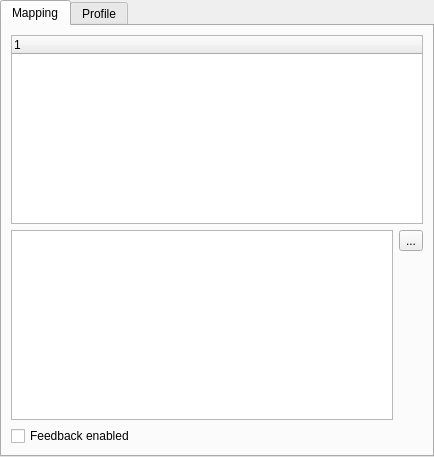
<?xml version="1.0" encoding="UTF-8"?>
<ui version="4.0">
 <class>InputPatchEditor</class>
 <widget class="QWidget" name="InputPatchEditor">
  <property name="geometry">
   <rect>
    <x>0</x>
    <y>0</y>
    <width>434</width>
    <height>457</height>
   </rect>
  </property>
  <property name="windowTitle">
   <string>Input patch editor</string>
  </property>
  <layout class="QGridLayout" name="gridLayout_3">
   <property name="margin">
    <number>0</number>
   </property>
   <property name="spacing">
    <number>0</number>
   </property>
   <item row="0" column="0" colspan="2">
    <widget class="QTabWidget" name="m_tab">
     <property name="currentIndex">
      <number>0</number>
     </property>
     <widget class="QWidget" name="Mapping">
      <attribute name="title">
       <string>Mapping</string>
      </attribute>
      <layout class="QGridLayout" name="gridLayout_2">
       <item row="0" column="0" colspan="3">
        <widget class="QTreeWidget" name="m_mapTree">
         <property name="sizePolicy">
          <sizepolicy hsizetype="Expanding" vsizetype="Expanding">
           <horstretch>0</horstretch>
           <verstretch>0</verstretch>
          </sizepolicy>
         </property>
         <column>
          <property name="text">
           <string notr="true">1</string>
          </property>
         </column>
        </widget>
       </item>
       <item row="1" column="0" rowspan="2" colspan="2">
        <widget class="QTextBrowser" name="m_infoBrowser">
         <property name="sizePolicy">
          <sizepolicy hsizetype="Expanding" vsizetype="Expanding">
           <horstretch>0</horstretch>
           <verstretch>0</verstretch>
          </sizepolicy>
         </property>
        </widget>
       </item>
       <item row="1" column="2">
        <widget class="QToolButton" name="m_configureButton">
         <property name="text">
          <string notr="true">...</string>
         </property>
         <property name="icon">
          <iconset resource="qlcui.qrc">
           <normaloff>:/configure.png</normaloff>:/configure.png</iconset>
         </property>
         <property name="iconSize">
          <size>
           <width>32</width>
           <height>32</height>
          </size>
         </property>
        </widget>
       </item>
       <item row="2" column="2">
        <spacer name="verticalSpacer">
         <property name="orientation">
          <enum>Qt::Vertical</enum>
         </property>
         <property name="sizeHint" stdset="0">
          <size>
           <width>20</width>
           <height>109</height>
          </size>
         </property>
        </spacer>
       </item>
       <item row="3" column="0">
        <widget class="QCheckBox" name="m_feedbackEnabledCheck">
         <property name="toolTip">
          <string>Send feedback data to the input universe for moving e.g. motorized sliders.</string>
         </property>
         <property name="text">
          <string>Feedback enabled</string>
         </property>
        </widget>
       </item>
      </layout>
     </widget>
     <widget class="QWidget" name="Profile">
      <attribute name="title">
       <string>Profile</string>
      </attribute>
      <layout class="QGridLayout" name="gridLayout">
       <item row="0" column="0" rowspan="4">
        <widget class="QTreeWidget" name="m_profileTree">
         <property name="rootIsDecorated">
          <bool>false</bool>
         </property>
         <property name="itemsExpandable">
          <bool>false</bool>
         </property>
         <property name="allColumnsShowFocus">
          <bool>true</bool>
         </property>
         <column>
          <property name="text">
           <string>Profile</string>
          </property>
         </column>
        </widget>
       </item>
       <item row="0" column="1">
        <widget class="QToolButton" name="m_addProfileButton">
         <property name="toolTip">
          <string>Create a new input profile</string>
         </property>
         <property name="text">
          <string notr="true">...</string>
         </property>
         <property name="icon">
          <iconset resource="qlcui.qrc">
           <normaloff>:/edit_add.png</normaloff>:/edit_add.png</iconset>
         </property>
         <property name="iconSize">
          <size>
           <width>32</width>
           <height>32</height>
          </size>
         </property>
        </widget>
       </item>
       <item row="1" column="1">
        <widget class="QToolButton" name="m_removeProfileButton">
         <property name="toolTip">
          <string>Delete the selected input profile</string>
         </property>
         <property name="text">
          <string notr="true">...</string>
         </property>
         <property name="icon">
          <iconset resource="qlcui.qrc">
           <normaloff>:/edit_remove.png</normaloff>:/edit_remove.png</iconset>
         </property>
         <property name="iconSize">
          <size>
           <width>32</width>
           <height>32</height>
          </size>
         </property>
        </widget>
       </item>
       <item row="2" column="1">
        <widget class="QToolButton" name="m_editProfileButton">
         <property name="toolTip">
          <string>Edit the selected input profile</string>
         </property>
         <property name="text">
          <string notr="true">...</string>
         </property>
         <property name="icon">
          <iconset resource="qlcui.qrc">
           <normaloff>:/edit.png</normaloff>:/edit.png</iconset>
         </property>
         <property name="iconSize">
          <size>
           <width>32</width>
           <height>32</height>
          </size>
         </property>
        </widget>
       </item>
       <item row="3" column="1">
        <spacer name="verticalSpacer_2">
         <property name="orientation">
          <enum>Qt::Vertical</enum>
         </property>
         <property name="sizeHint" stdset="0">
          <size>
           <width>20</width>
           <height>170</height>
          </size>
         </property>
        </spacer>
       </item>
      </layout>
     </widget>
    </widget>
   </item>
  </layout>
 </widget>
 <resources>
  <include location="qlcui.qrc"/>
 </resources>
 <connections>
  <connection>
   <sender>m_feedbackEnabledCheck</sender>
   <signal>toggled(bool)</signal>
   <receiver>InputPatchEditor</receiver>
   <slot>slotFeedbackToggled(bool)</slot>
   <hints>
    <hint type="sourcelabel">
     <x>82</x>
     <y>389</y>
    </hint>
    <hint type="destinationlabel">
     <x>162</x>
     <y>424</y>
    </hint>
   </hints>
  </connection>
 </connections>
 <slots>
  <slot>slotFeedbackToggled(bool)</slot>
 </slots>
</ui>
